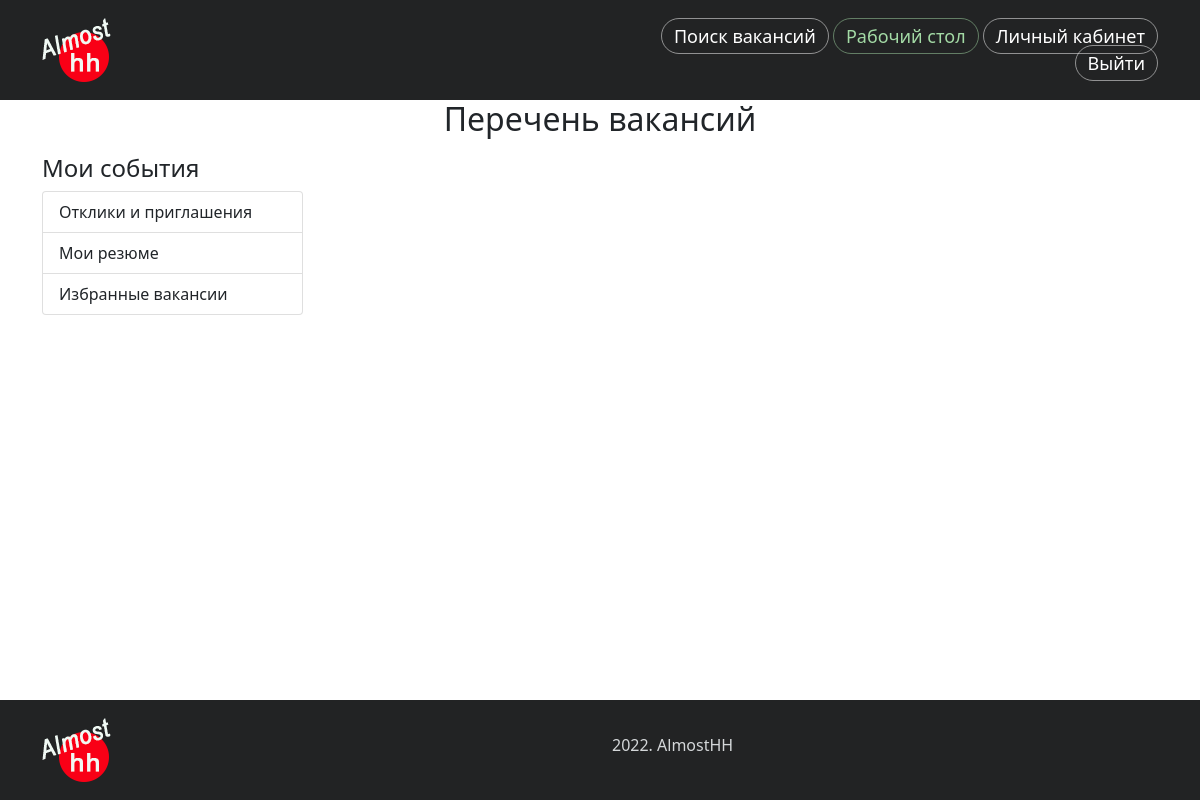
The app's page /portal/ (signed in), older data.
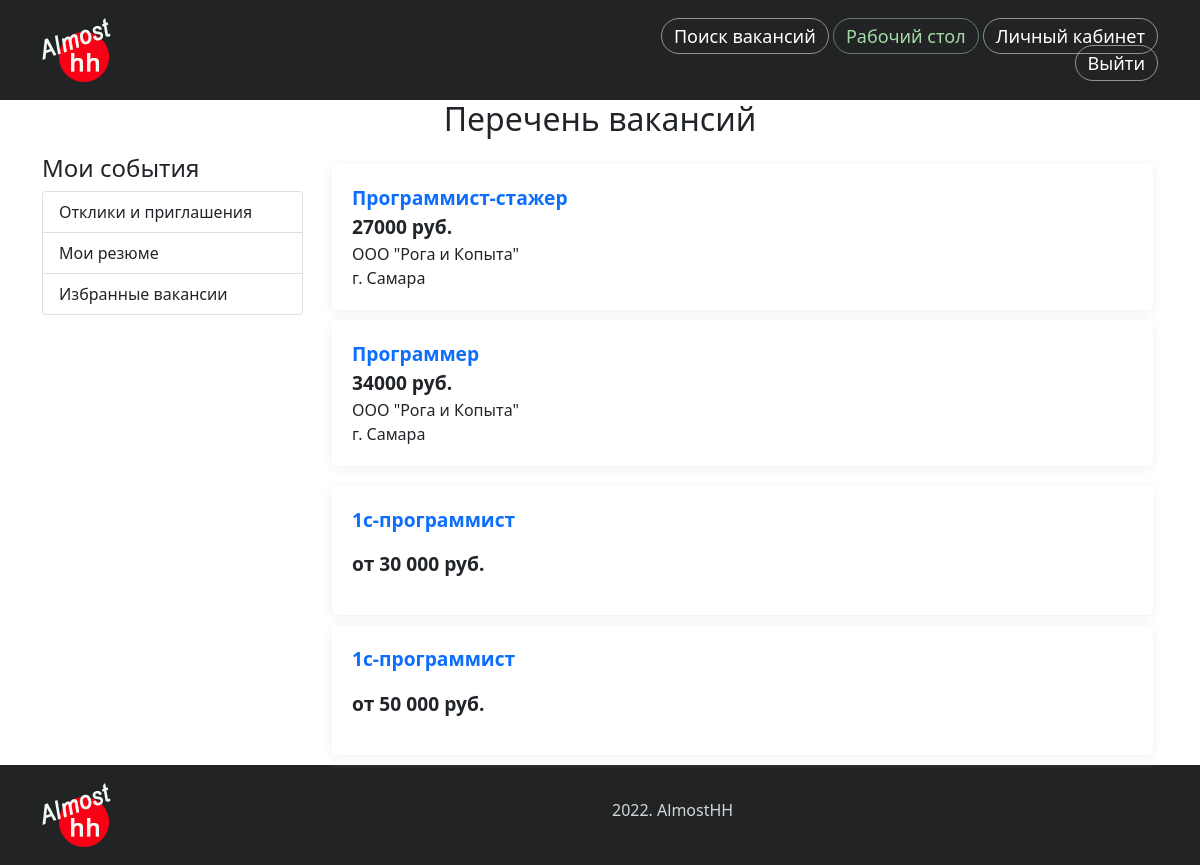
The same page, newer data.
### portal/models.py (models this page shows, shortened)
class Vacancy(models.Model):
    STATUS_CHOICES = (
        ('draft', 'Черновик'),
        ('send', 'Отправлено'),
        ('published', 'Опубликовано'),
        ('rework', 'На доработку'),
    )
    title = models.CharField(max_length=100, verbose_name='Наименование')
    slug = models.SlugField(max_length=100, verbose_name='Слаг')
    salary = models.CharField(max_length=150, verbose_name='Зарплата')
    company = models.ForeignKey(CompanyCard, on_delete=models.CASCADE,
                                verbose_name='Компания',
                                related_name='vacancies')
    description = models.TextField(verbose_name='Описание вакансии')
    address = models.CharField(max_length=200, verbose_name='Адрес вакансии')
    publish = models.DateTimeField(default=timezone.now)
    created = models.DateTimeField(auto_now_add=True)
    updated = models.DateTimeField(auto_now=True)
    comment = models.TextField(verbose_name='Комментарий', blank=True)
    status = models.CharField(max_length=15, choices=STATUS_CHOICES,
                              default='draft',
                              verbose_name='Статус')

class CompanyCard(models.Model):
    STATUS_CHOICES = (
        ('draft', 'Черновик'),
        ('send', 'Отправлено'),
        ('published', 'Опубликовано'),
        ('rework', 'На доработку'),
    )
    title = models.CharField(max_length=100, verbose_name='Наименование',
                             unique=True)
    slug = models.SlugField(max_length=100, unique=True, verbose_name='Слаг',
                            blank=True, null=True)
    description = models.TextField(max_length=700, verbose_name='Описание',
                                   blank=True)
    logo = models.ImageField(upload_to=f'companies/{slug}/', blank=True,
                             verbose_name='Лого')
    user = models.OneToOneField(User, on_delete=models.CASCADE,
                                verbose_name='Регистратор')
    contact = models.TextField(max_length=200, verbose_name='Контакты')
    publish = models.DateTimeField(default=timezone.now)
    created = models.DateTimeField(auto_now_add=True)
    updated = models.DateTimeField(auto_now=True)
    status = models.CharField(max_length=15, choices=STATUS_CHOICES,
                              default='draft',
                              verbose_name='Статус')

class Resume(models.Model):
    STATUS_CHOICES = (
        ('draft', 'Черновик'),
        ('send', 'Отправлено'),
        ('published', 'Опубликовано'),
        ('rework', 'На доработку'),
    )
    title = models.CharField(max_length=100,
                             verbose_name='Наименование вакансии')
    slug = models.SlugField(max_length=100, verbose_name='Слаг')
    salary = models.CharField(max_length=150, verbose_name='Зарплата')
    user = models.ForeignKey(User, on_delete=models.CASCADE,
                             verbose_name='Пользователь',
                             related_name='resumes')
    employment = models.CharField(max_length=150, verbose_name='Занятость')
    schedule = models.CharField(max_length=150, verbose_name='График работы')
    about_me = models.TextField(verbose_name='Обо мне')
    education = models.TextField(verbose_name='Образование')
    language = models.CharField(max_length=200, verbose_name='Знание языков')
    citizenship = models.CharField(max_length=50, verbose_name='Гражданство')
    publish = models.DateTimeField(default=timezone.now)
    created = models.DateTimeField(auto_now_add=True)
    updated = models.DateTimeField(auto_now=True)
    comment = models.TextField(verbose_name='Комментарий', blank=True)
    status = models.CharField(max_length=15, choices=STATUS_CHOICES,
                              default='draft',
                              verbose_name='Статус')

### portal/views.py (the view)
# urls.py: path('', views.dashboard, name='dashboard'),
@login_required()
def dashboard(request):
    vacancies = Vacancy.objects.all().filter(status='published')
    resumes = Resume.objects.all().filter(status='published')
    return render(request, 'portal/account/dashboard.html',
                  {'section': 'dashboard', 'vacancies': vacancies,
                   'resumes': resumes})

### portal/templates/portal/account/dashboard.html (shortened to what this page needs)
{% extends "news/base.html" %}
{% block content %}
<div class="container">
    <div class="row">
        <div class="col">
            {% if perms.portal.add_resume %}
            <h1 class="text-center mb-3">Перечень вакансий</h1>
            {% else %}
            <h1 class="text-center mb-3">Перечень резюме</h1>
            {% endif %}
        </div>
    </div>
    <div class="row">
        <div class="col-3">
            <div class="left-menu">
                    {% include 'portal/account/includes/dashboard_menu.html' %}
            </div>
        </div>
        <div class="col-9">
            <div class="row">
                {% if perms.portal.add_resume %}
                {% if vacancies %}
                <div class="vacancies">
                    {% for vac in vacancies %}
                    <div class="vac-item">
                        <p class="item_title"><a href="{% url 'portal:vacancy_detail' vac.id %}">{{ vac.title }}</a></p>
                        <p class="item_salary">{{ vac.salary }}</p>
                        <p class="item_comp_title">{{ vac.company.title }}</p>
                        <p class="item_comp_title">{{ vac.address }}</p>
                    </div>
                    {% endfor %}
                </div>
                {% endif %}
                {% endif %}
                {% if perms.portal.add_vacancy %}
                {% if resumes %}
                <div class="resumes">
                    {% for res in resumes %}
                    <div class="res-item">
                        <p class="item_title"><a href="{% url 'portal:resume_detail' res.id %}">{{ res.title }}</a></p>
                        <p class="item_salary">{{ res.salary }}</p>
                    </div>
                    {% endfor %}
                </div>
                {% endif %}
                {% endif %}
            </div>
        </div>
    </div>
</div>
{% endblock %}

Row changes from the older to the newer data that the page shows:
now on this page (row edited): Vacancy: title "Программист-стажер", salary "27000 руб.", company "ООО \"Рога и Копыта\"", address "г. Самара"
now on this page (row edited): Vacancy: title "Программер", salary "34000 руб.", company "ООО \"Рога и Копыта\"", address "г. Самара"
now on this page (row edited): Resume: title "1с-программист", salary "от 30 000 руб."
now on this page (row edited): Resume: title "1с-программист", salary "от 50 000 руб."
